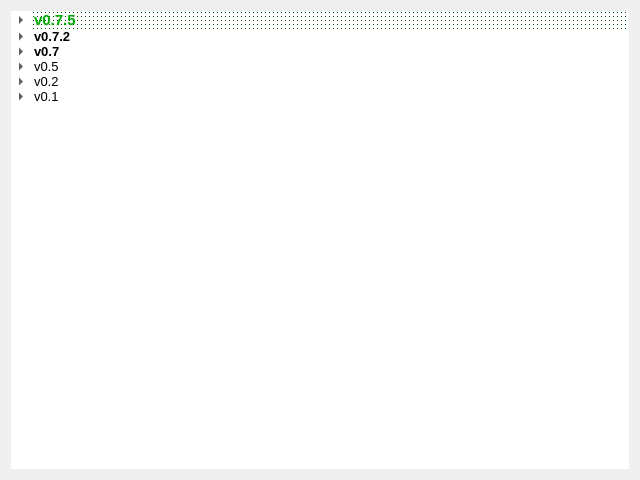
<?xml version="1.0" encoding="UTF-8"?>
<ui version="4.0">
 <class>ChangeLog</class>
 <widget class="QDialog" name="ChangeLog">
  <property name="geometry">
   <rect>
    <x>0</x>
    <y>0</y>
    <width>640</width>
    <height>480</height>
   </rect>
  </property>
  <property name="minimumSize">
   <size>
    <width>640</width>
    <height>480</height>
   </size>
  </property>
  <property name="maximumSize">
   <size>
    <width>640</width>
    <height>480</height>
   </size>
  </property>
  <property name="windowTitle">
   <string>ChangeLog</string>
  </property>
  <property name="windowIcon">
   <iconset resource="resources.qrc">
    <normaloff>:/resources/images/logo/PluginBuilder.png</normaloff>:/resources/images/logo/PluginBuilder.png</iconset>
  </property>
  <property name="autoFillBackground">
   <bool>false</bool>
  </property>
  <layout class="QVBoxLayout" name="verticalLayout">
   <item>
    <widget class="QFrame" name="frame_ChangeLog">
     <property name="sizePolicy">
      <sizepolicy hsizetype="Preferred" vsizetype="Preferred">
       <horstretch>0</horstretch>
       <verstretch>0</verstretch>
      </sizepolicy>
     </property>
     <property name="minimumSize">
      <size>
       <width>0</width>
       <height>0</height>
      </size>
     </property>
     <property name="maximumSize">
      <size>
       <width>16777215</width>
       <height>16777215</height>
      </size>
     </property>
     <property name="frameShape">
      <enum>QFrame::Shape::NoFrame</enum>
     </property>
     <property name="frameShadow">
      <enum>QFrame::Shadow::Raised</enum>
     </property>
     <property name="lineWidth">
      <number>1</number>
     </property>
     <layout class="QHBoxLayout" name="horizontalLayout_4">
      <property name="spacing">
       <number>0</number>
      </property>
      <property name="leftMargin">
       <number>0</number>
      </property>
      <property name="topMargin">
       <number>0</number>
      </property>
      <property name="rightMargin">
       <number>0</number>
      </property>
      <property name="bottomMargin">
       <number>0</number>
      </property>
      <item>
       <widget class="QScrollArea" name="scrollArea_ChangeLog">
        <property name="minimumSize">
         <size>
          <width>0</width>
          <height>400</height>
         </size>
        </property>
        <property name="maximumSize">
         <size>
          <width>16777215</width>
          <height>16777215</height>
         </size>
        </property>
        <property name="frameShape">
         <enum>QFrame::Shape::NoFrame</enum>
        </property>
        <property name="lineWidth">
         <number>1</number>
        </property>
        <property name="widgetResizable">
         <bool>true</bool>
        </property>
        <property name="alignment">
         <set>Qt::AlignmentFlag::AlignLeading|Qt::AlignmentFlag::AlignLeft|Qt::AlignmentFlag::AlignTop</set>
        </property>
        <widget class="QWidget" name="scrollAreaWidgetContents">
         <property name="geometry">
          <rect>
           <x>0</x>
           <y>0</y>
           <width>622</width>
           <height>462</height>
          </rect>
         </property>
         <layout class="QVBoxLayout" name="verticalLayout_2">
          <property name="leftMargin">
           <number>0</number>
          </property>
          <property name="topMargin">
           <number>0</number>
          </property>
          <property name="rightMargin">
           <number>0</number>
          </property>
          <property name="bottomMargin">
           <number>0</number>
          </property>
          <item>
           <widget class="QTreeWidget" name="treeWidget">
            <property name="frameShape">
             <enum>QFrame::Shape::NoFrame</enum>
            </property>
            <property name="rootIsDecorated">
             <bool>true</bool>
            </property>
            <property name="itemsExpandable">
             <bool>true</bool>
            </property>
            <property name="sortingEnabled">
             <bool>false</bool>
            </property>
            <property name="animated">
             <bool>true</bool>
            </property>
            <property name="wordWrap">
             <bool>true</bool>
            </property>
            <property name="headerHidden">
             <bool>true</bool>
            </property>
            <attribute name="headerVisible">
             <bool>false</bool>
            </attribute>
            <column>
             <property name="text">
              <string>Versions</string>
             </property>
             <property name="icon">
              <iconset theme="QIcon::ThemeIcon::FormatJustifyLeft"/>
             </property>
            </column>
            <item>
             <property name="text">
              <string>v0.7.5</string>
             </property>
             <property name="font">
              <font>
               <pointsize>11</pointsize>
               <bold>true</bold>
              </font>
             </property>
             <property name="background">
              <brush brushstyle="Dense7Pattern">
               <color alpha="255">
                <red>0</red>
                <green>85</green>
                <blue>0</blue>
               </color>
              </brush>
             </property>
             <property name="foreground">
              <brush brushstyle="Dense1Pattern">
               <color alpha="255">
                <red>0</red>
                <green>170</green>
                <blue>0</blue>
               </color>
              </brush>
             </property>
             <item>
              <property name="text">
               <string>New</string>
              </property>
              <property name="font">
               <font>
                <bold>true</bold>
               </font>
              </property>
              <property name="background">
               <brush brushstyle="NoBrush">
                <color alpha="255">
                 <red>0</red>
                 <green>0</green>
                 <blue>0</blue>
                </color>
               </brush>
              </property>
              <property name="foreground">
               <brush brushstyle="SolidPattern">
                <color alpha="255">
                 <red>0</red>
                 <green>170</green>
                 <blue>0</blue>
                </color>
               </brush>
              </property>
              <item>
               <property name="text">
                <string>Implemented new design using QSS</string>
               </property>
               <property name="background">
                <brush brushstyle="NoBrush">
                 <color alpha="255">
                  <red>0</red>
                  <green>0</green>
                  <blue>0</blue>
                 </color>
                </brush>
               </property>
              </item>
              <item>
               <property name="text">
                <string>Implemented new installer using a local server</string>
               </property>
              </item>
              <item>
               <property name="text">
                <string>Added changelog window</string>
               </property>
              </item>
             </item>
             <item>
              <property name="text">
               <string>Next</string>
              </property>
              <property name="font">
               <font>
                <bold>true</bold>
               </font>
              </property>
              <property name="foreground">
               <brush brushstyle="SolidPattern">
                <color alpha="255">
                 <red>0</red>
                 <green>85</green>
                 <blue>255</blue>
                </color>
               </brush>
              </property>
              <item>
               <property name="text">
                <string>Add UI Log window for displaying software logs</string>
               </property>
              </item>
              <item>
               <property name="text">
                <string>Add notifications (after build, software update, popup)</string>
               </property>
              </item>
              <item>
               <property name="text">
                <string>Add UI theme system</string>
               </property>
              </item>
             </item>
            </item>
            <item>
             <property name="text">
              <string>v0.7.2</string>
             </property>
             <property name="font">
              <font>
               <pointsize>10</pointsize>
               <bold>true</bold>
              </font>
             </property>
             <item>
              <property name="text">
               <string>New</string>
              </property>
              <property name="font">
               <font>
                <bold>true</bold>
               </font>
              </property>
              <item>
               <property name="text">
                <string>Added Fab build (ZIP file)</string>
               </property>
              </item>
              <item>
               <property name="text">
                <string>Implemented ZIP creation via Python script</string>
               </property>
              </item>
              <item>
               <property name="text">
                <string>Post-build optimization</string>
               </property>
              </item>
             </item>
             <item>
              <property name="text">
               <string>Next</string>
              </property>
              <property name="font">
               <font>
                <bold>true</bold>
               </font>
              </property>
              <item>
               <property name="text">
                <string>Add UI Log window for displaying software logs</string>
               </property>
              </item>
              <item>
               <property name="text">
                <string>Add notifications (after build, software update, popup)</string>
               </property>
              </item>
              <item>
               <property name="text">
                <string>Add UI theme system</string>
               </property>
              </item>
             </item>
            </item>
            <item>
             <property name="text">
              <string>v0.7</string>
             </property>
             <property name="font">
              <font>
               <pointsize>10</pointsize>
               <bold>true</bold>
              </font>
             </property>
             <item>
              <property name="text">
               <string>New</string>
              </property>
              <property name="font">
               <font>
                <bold>true</bold>
               </font>
              </property>
              <item>
               <property name="text">
                <string>Updated internal structure</string>
               </property>
              </item>
              <item>
               <property name="text">
                <string>Added option to delete folders such as Binaries and Intermediate</string>
               </property>
              </item>
             </item>
             <item>
              <property name="text">
               <string>Next</string>
              </property>
              <property name="font">
               <font>
                <bold>true</bold>
               </font>
              </property>
              <item>
               <property name="text">
                <string>Build for Fab (ZIP file)</string>
               </property>
              </item>
              <item>
               <property name="text">
                <string>Add UI Log window for displaying software logs</string>
               </property>
              </item>
              <item>
               <property name="text">
                <string>Add notifications (after build, software update, popup)</string>
               </property>
              </item>
              <item>
               <property name="text">
                <string>Add UI theme system</string>
               </property>
              </item>
             </item>
            </item>
            <item>
             <property name="text">
              <string>v0.5</string>
             </property>
             <property name="font">
              <font>
               <pointsize>10</pointsize>
              </font>
             </property>
             <item>
              <property name="text">
               <string>Added plugin build support</string>
              </property>
             </item>
             <item>
              <property name="text">
               <string>Multiple plugins can now be built sequentially</string>
              </property>
             </item>
             <item>
              <property name="text">
               <string>Updated design</string>
              </property>
             </item>
             <item>
              <property name="text">
               <string>Implemented first backup system</string>
              </property>
             </item>
             <item>
              <property name="text">
               <string>Added settings menu</string>
              </property>
             </item>
             <item>
              <property name="text">
               <string>Unreal versions can now be optionally included</string>
              </property>
             </item>
            </item>
            <item>
             <property name="text">
              <string>v0.2</string>
             </property>
             <property name="font">
              <font>
               <pointsize>10</pointsize>
              </font>
             </property>
             <item>
              <property name="text">
               <string>Updated design</string>
              </property>
             </item>
             <item>
              <property name="text">
               <string>Added Unreal versions support</string>
              </property>
             </item>
             <item>
              <property name="text">
               <string>Software optimization</string>
              </property>
             </item>
            </item>
            <item>
             <property name="text">
              <string>v0.1</string>
             </property>
             <property name="font">
              <font>
               <pointsize>10</pointsize>
              </font>
             </property>
             <item>
              <property name="text">
               <string>Implemented loading screen</string>
              </property>
             </item>
             <item>
              <property name="text">
               <string>Started main window design</string>
              </property>
             </item>
            </item>
           </widget>
          </item>
         </layout>
        </widget>
       </widget>
      </item>
     </layout>
    </widget>
   </item>
  </layout>
 </widget>
 <resources>
  <include location="resources.qrc"/>
 </resources>
 <connections/>
</ui>
